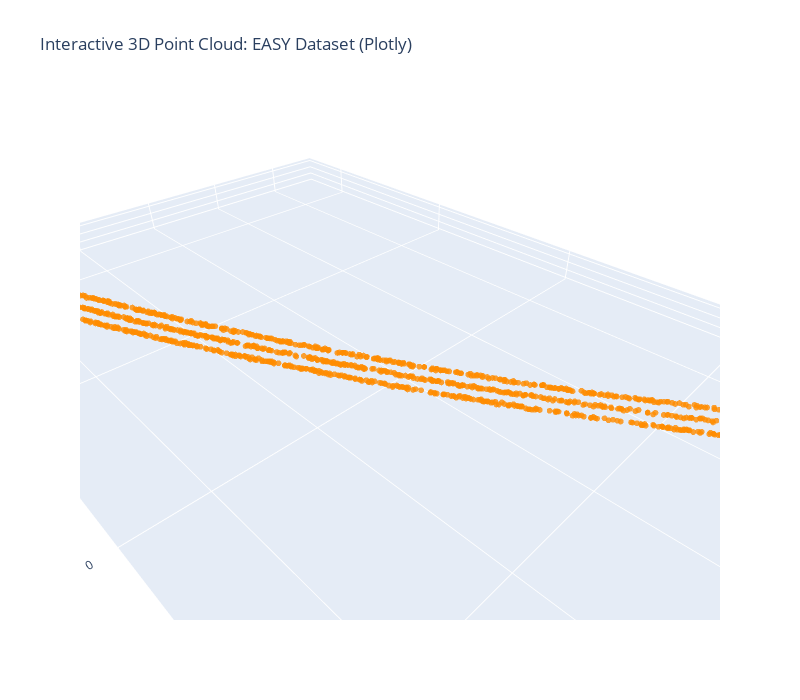
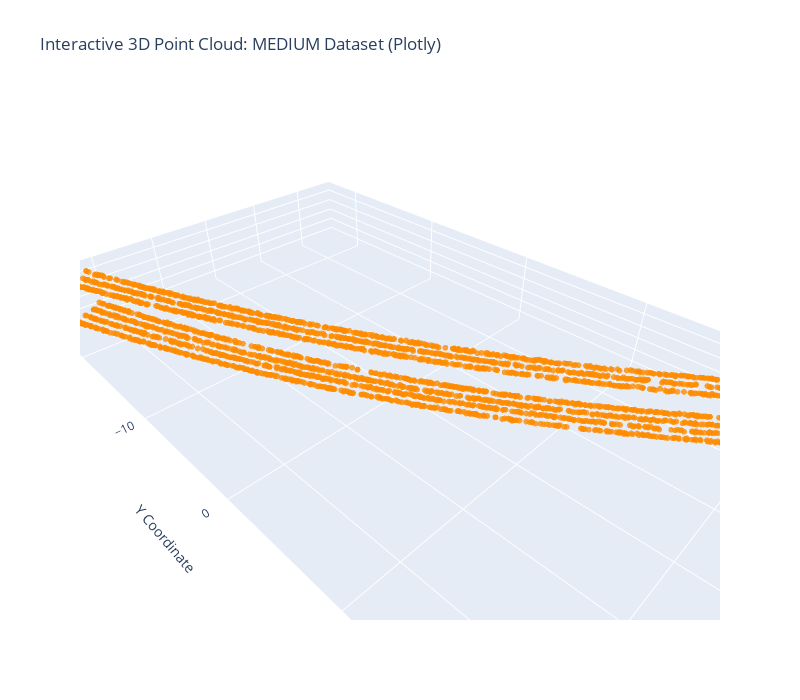
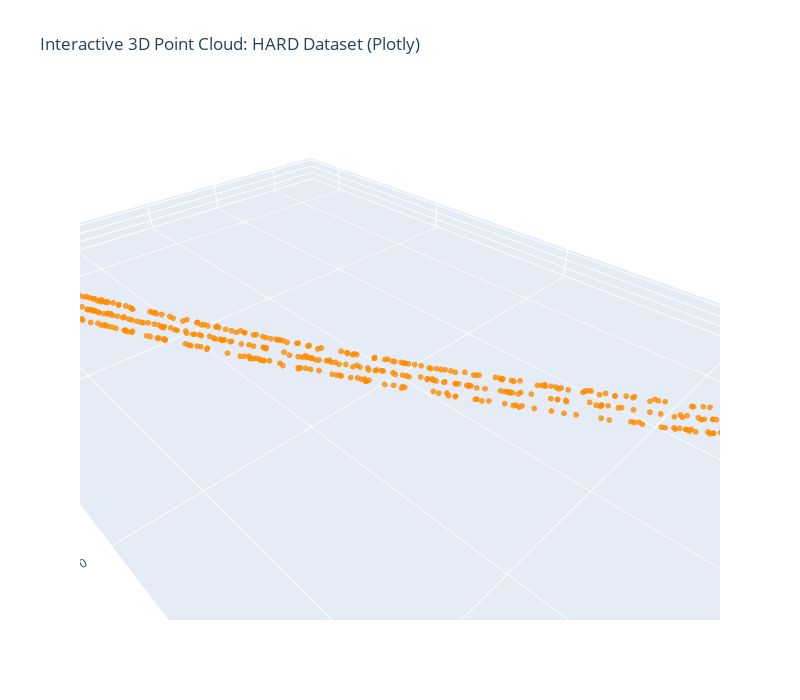
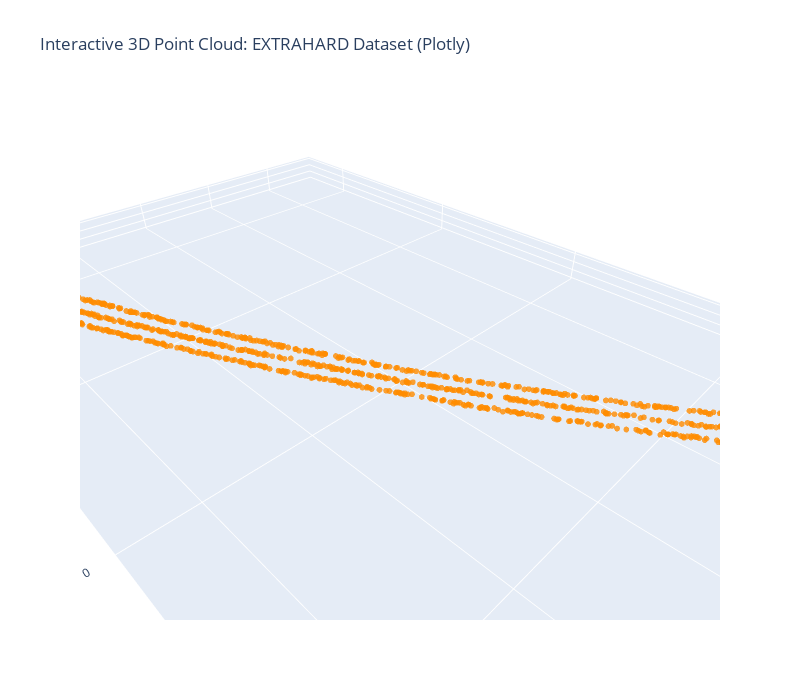

Source (notebook cell) for these figures, in order:
### Code cell
print("\n--- Interactive 3D Point Cloud Visualizations (Plotly) ---")
print("Plotly lets us zoom, pan, and rotate – essential for understanding spatial arrangements!")

for name, df in lidar_dataframes.items():
    if not df.empty:
        fig = go.Figure(data=[go.Scatter3d(
            x=df['x'],
            y=df['y'],
            z=df['z'],
            mode='markers',
            marker=dict(
                size=2,
                opacity=0.8,
                color='darkorange' # Another distinct color
            )
        )])
        fig.update_layout(
            title=f'Interactive 3D Point Cloud: {name.upper()} Dataset (Plotly)',
            scene=dict(
                xaxis_title='X Coordinate',
                yaxis_title='Y Coordinate',
                zaxis_title='Z Coordinate',
                aspectmode='data' # This helps maintain true proportions
            ),
            height=700,
            width=800
        )
        fig.show()
    else:
        print(f"Skipping Plotly 3D plot for empty dataset: {name.upper()}")

### Figure 1 — Plotly figure (JSON) as saved in the notebook; plotly's stock layout.template omitted (floating-point values rounded to 4 significant figures; data arrays with more than 128 entries replaced by an {"elided": "..."} marker saying what was removed)
{"data": [{"marker": {"color": "darkorange", "opacity": 0.8, "size": 2}, "mode": "markers", "type": "scatter3d", "x": {"elided": "1502 float values"}, "y": {"elided": "1502 float values"}, "z": {"elided": "1502 float values"}}], "layout": {"height": 700, "scene": {"aspectmode": "data", "xaxis": {"title": {"text": "X Coordinate"}}, "yaxis": {"title": {"text": "Y Coordinate"}}, "zaxis": {"title": {"text": "Z Coordinate"}}}, "title": {"text": "Interactive 3D Point Cloud: EASY Dataset (Plotly)"}, "width": 800}}

### Figure 2 — Plotly figure (JSON) as saved in the notebook; plotly's stock layout.template omitted (floating-point values rounded to 4 significant figures; data arrays with more than 128 entries replaced by an {"elided": "..."} marker saying what was removed)
{"data": [{"marker": {"color": "darkorange", "opacity": 0.8, "size": 2}, "mode": "markers", "type": "scatter3d", "x": {"elided": "2803 float values"}, "y": {"elided": "2803 float values"}, "z": {"elided": "2803 float values"}}], "layout": {"height": 700, "scene": {"aspectmode": "data", "xaxis": {"title": {"text": "X Coordinate"}}, "yaxis": {"title": {"text": "Y Coordinate"}}, "zaxis": {"title": {"text": "Z Coordinate"}}}, "title": {"text": "Interactive 3D Point Cloud: MEDIUM Dataset (Plotly)"}, "width": 800}}

### Figure 3 — Plotly figure (JSON) as saved in the notebook; plotly's stock layout.template omitted (floating-point values rounded to 4 significant figures; data arrays with more than 128 entries replaced by an {"elided": "..."} marker saying what was removed)
{"data": [{"marker": {"color": "darkorange", "opacity": 0.8, "size": 2}, "mode": "markers", "type": "scatter3d", "x": {"elided": "601 float values"}, "y": {"elided": "601 float values"}, "z": {"elided": "601 float values"}}], "layout": {"height": 700, "scene": {"aspectmode": "data", "xaxis": {"title": {"text": "X Coordinate"}}, "yaxis": {"title": {"text": "Y Coordinate"}}, "zaxis": {"title": {"text": "Z Coordinate"}}}, "title": {"text": "Interactive 3D Point Cloud: HARD Dataset (Plotly)"}, "width": 800}}

### Figure 4 — Plotly figure (JSON) as saved in the notebook; plotly's stock layout.template omitted (floating-point values rounded to 4 significant figures; data arrays with more than 128 entries replaced by an {"elided": "..."} marker saying what was removed)
{"data": [{"marker": {"color": "darkorange", "opacity": 0.8, "size": 2}, "mode": "markers", "type": "scatter3d", "x": {"elided": "1201 float values"}, "y": {"elided": "1201 float values"}, "z": {"elided": "1201 float values"}}], "layout": {"height": 700, "scene": {"aspectmode": "data", "xaxis": {"title": {"text": "X Coordinate"}}, "yaxis": {"title": {"text": "Y Coordinate"}}, "zaxis": {"title": {"text": "Z Coordinate"}}}, "title": {"text": "Interactive 3D Point Cloud: EXTRAHARD Dataset (Plotly)"}, "width": 800}}
